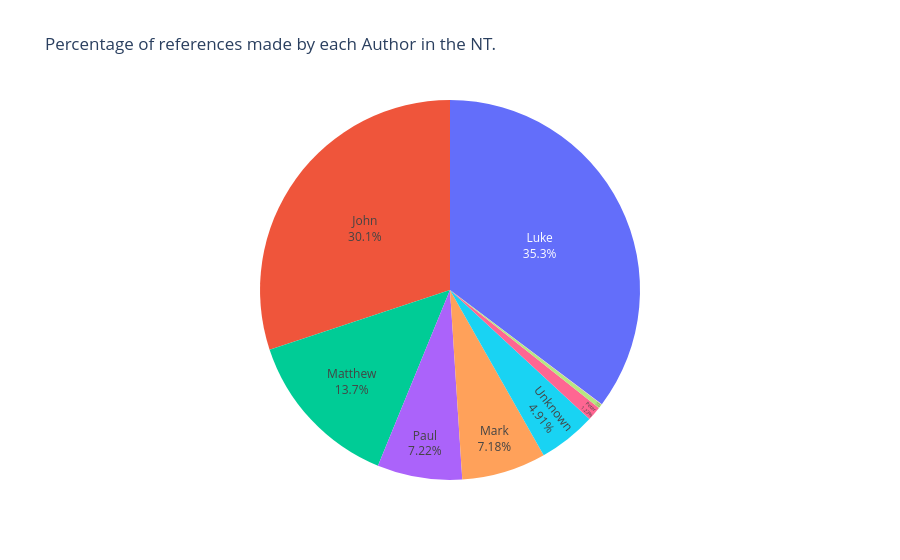

Source (notebook cell):
### Markdown cell above
#### Percentage of Author Allusions

### Code cell
fig = px.pie(
    references["n_start"]
    .str[0]
    .map(book_authors)
    .value_counts()
    .to_frame()
    .reset_index(),
    names="n_start",
    values="count",
    title="Percentage of references made by each Author in the NT.",
)
fig.update_traces(textposition="inside", textinfo="percent+label", showlegend=False)
fig.show()

### Figure 1 — Plotly figure (JSON) as saved in the notebook; plotly's stock layout.template omitted (floating-point values rounded to 4 significant figures)
{"data": [{"domain": {"x": [0, 1], "y": [0, 1]}, "hovertemplate": "n_start=%{label}<br>count=%{value}<extra></extra>", "labels": ["Luke", "John", "Matthew", "Paul", "Mark", "Unknown", "Peter", "James", "Jude"], "legendgroup": "", "name": "", "showlegend": false, "textinfo": "percent+label", "textposition": "inside", "type": "pie", "values": [1695, 1446, 660, 347, 345, 236, 59, 18, 1]}], "layout": {"legend": {"tracegroupgap": 0}, "title": {"text": "Percentage of references made by each Author in the NT."}}}
